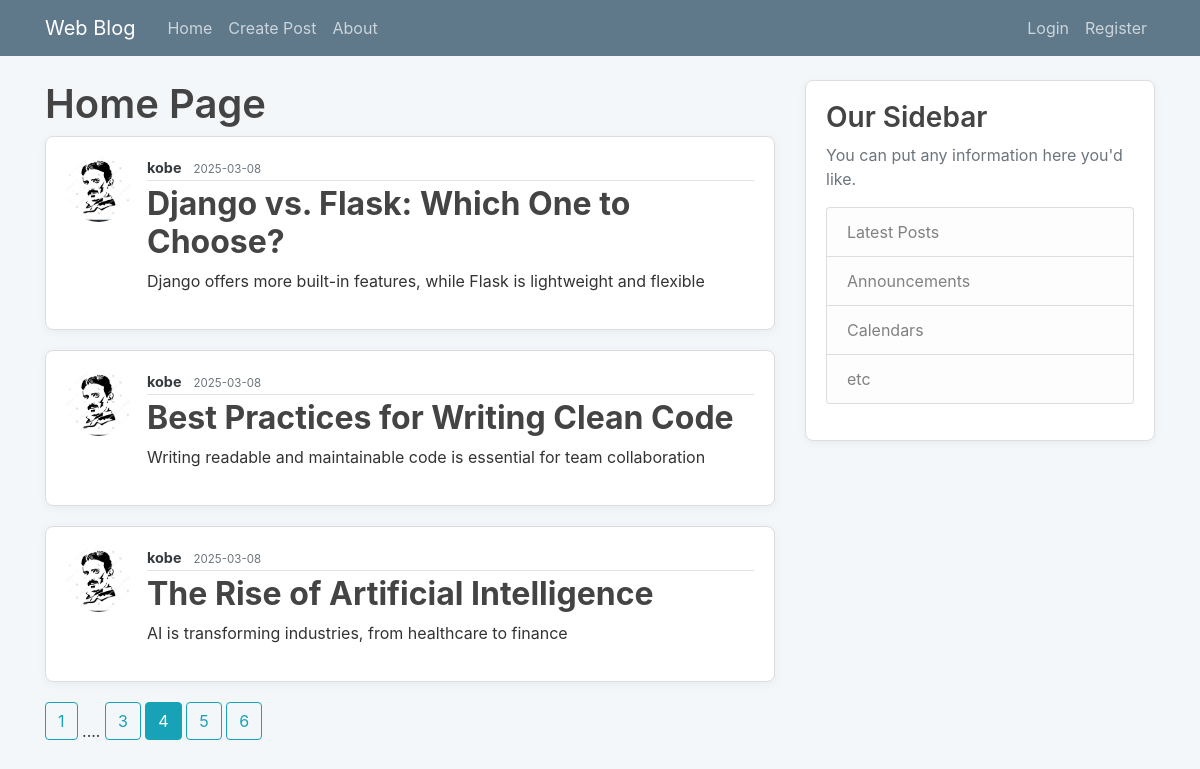
/home?page=4, run on the app's committed database.
### blog/models.py (models this page shows, shortened)
class Post(db.Model):
    id = db.Column(db.Integer, primary_key=True)
    title = db.Column(db.String(length=100), nullable=False)
    date_posted = db.Column(db.DateTime, nullable=False, default=datetime.utcnow)
    content = db.Column(db.Text, nullable=False)
    user_id = db.Column(db.Integer, db.ForeignKey('user.id'), nullable=False)

class User(db.Model, UserMixin):
    id = db.Column(db.Integer, primary_key=True)
    username = db.Column(db.String(length=20), unique=True, nullable=False)
    email = db.Column(db.String(length=120), unique=True, nullable=False)
    image_file = db.Column(db.String(20), nullable=False, default='default.jpg')
    password = db.Column(db.String(60), nullable=True)
    posts = db.relationship('Post', backref='author', lazy=True)

### blog/main/routes.py (the view)
@main.route('/')
@main.route('/home')
def home_page():
    page = request.args.get('page', 1, type=int)
    posts = Post.query.order_by(Post.date_posted.desc()).paginate(page=page, per_page=3)
    return render_template('home.html', title="Home", posts=posts)

### blog/templates/home.html (shortened to what this page needs)
{% extends 'base.html' %}
{% block content %}
    <h1>Home Page</h1>
    {% for post in posts.items %}
        <article class="media content-section">
            <img class="rounded-circle article-img" src="{{ url_for('static', filename='profile_pics/' + post.author.image_file) }}" alt="">
            <div class="media-body">
                <div class="article-metadata">
                    <a class="mr-2 text-dark text-decoration-none" href="{{ url_for('users.userPosts_page', username=post.author.username) }}">{{ post.author.username }}</a>
                    <small class="text-muted">{{ post.date_posted.strftime('%Y-%m-%d') }}</small>
                </div>
                <h2><a  class="article-title" href="{{ url_for('posts.post_page', post_id=post.id) }}">{{ post.title }}</a></h2>
                <p class="article-content">{{ post.content }}</p>
            </div>
        </article>
    {% endfor %}
    {% for page_number in posts.iter_pages(left_edge=1, right_edge=1, left_current=1, right_current=2) %}
        {% if page_number %}
            {% if page_number == posts.page %}
                <a class="btn btn-info mb-4" href="{{ url_for('main.home_page', page=page_numnber) }}">{{ page_number }}</a>
            {% else %}
                <a class="btn btn-outline-info mb-4" href="{{ url_for('main.home_page', page=page_number) }}">{{ page_number }}</a>
            {% endif %}
        {% else %}
            ....
        {% endif %}
    {% endfor %}
{% endblock %}

### blog/static/main.css (style rules this page uses)
body { background: #f4f7f9; color: #333333; margin-top: 5rem; font-family: 'Inter', sans-serif; }
h1, h2, h3, h4, h5, h6 { color: #444444; font-weight: 600; }
.content-section { background: #ffffff; padding: 20px; border: 1px solid #dddddd; border-radius: 8px; margin-bottom: 20px; box-shadow: 0px 2px 10px rgba(0, 0, 0, 0.05); }
.article-title { color: #444444; font-weight: bold; }
.article-content { white-space: pre-line; }
.article-img { height: 65px; width: 65px; margin-right: 16px; border-radius: 8px; object-fit: cover; }
.article-metadata { padding-bottom: 1px; margin-bottom: 4px; border-bottom: 1px solid #e3e3e3; font-size: 0.9rem; color: #777; }
.article-metadata a { font-weight: bold; }

### data on the page
Post: image_file (placeholder picture), author.username "kobe", date_posted "2025-03-08", title "Django vs. Flask: Which One to Choose?", content "Django offers more built-in features, while Flask is lightweight and flexible"
Post: image_file (placeholder picture), author.username "kobe", date_posted "2025-03-08", title "Best Practices for Writing Clean Code", content "Writing readable and maintainable code is essential for team collaboration"
Post: image_file (placeholder picture), author.username "kobe", date_posted "2025-03-08", title "The Rise of Artificial Intelligence", content "AI is transforming industries, from healthcare to finance"

### other printed values
{{ page_number }} "1" "3" "5" "6"
{{ page_number }} "4"
